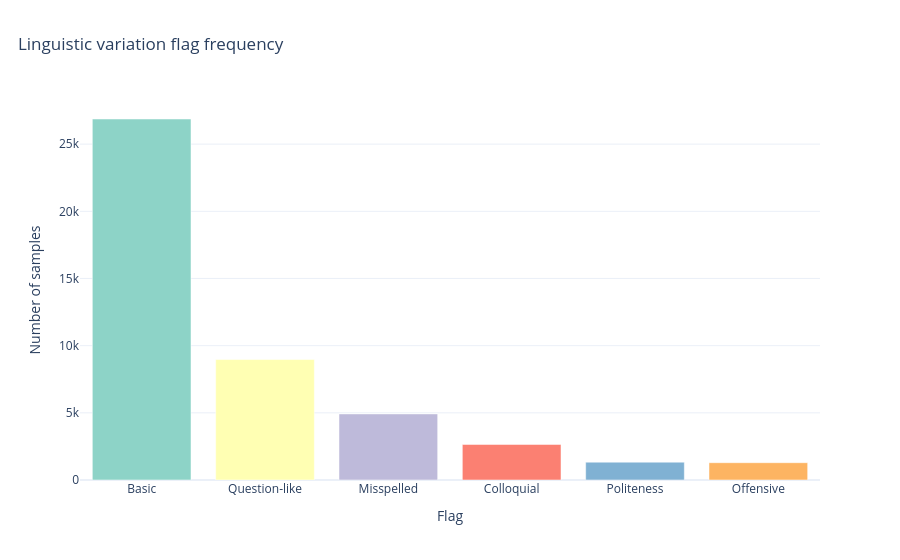

The notebook cell this image was saved under:
### Markdown cell above
### 5. Linguistic Variation Flags
**Checking for:** Distribution of variation types — B (Basic), C (Colloquial), M (Misspelled), P (Politeness), Q (Question), W (Offensive).

**Model signals:** M (Misspelled) flags are the key robustness test — models that degrade on misspelled utterances would not be suitable for real deployment. Analysed in depth in Notebook 4.

### Code cell
# =============================================================================
# LINGUISTIC VARIATION FLAGS
# =============================================================================
section("Linguistic variation flags")

# B=Basic, C=Colloquial, M=Misspelled, P=Politeness, Q=Question, W=Offensive
flag_map = {"B": "Basic", "C": "Colloquial", "M": "Misspelled",
            "P": "Politeness", "Q": "Question-like", "W": "Offensive"}

for code_, label in flag_map.items():
    df[f"flag_{code_}"] = df["flags"].str.contains(code_, na=False).astype(int)

flag_sums = pd.DataFrame({
    "Flag": list(flag_map.values()),
    "Count": [df[f"flag_{c}"].sum() for c in flag_map]
}).sort_values("Count", ascending=False)

flag_sums["Pct"] = (flag_sums["Count"] / len(df) * 100).round(2)

print(flag_sums.to_string(index=False))

fig = px.bar(
    flag_sums,
    x="Flag", y="Count",
    title="Linguistic variation flag frequency",
    color="Flag",
    color_discrete_sequence=COLORS_MULTI,
    labels={"Count": "Number of samples"}
)
fig.update_layout(title_x=0.02, showlegend=False)
fig.show()

### Figure 1 — Plotly figure (JSON) as saved in the notebook; plotly's stock layout.template omitted (floating-point values rounded to 4 significant figures)
{"data": [{"hovertemplate": "Flag=%{x}<br>Number of samples=%{y}<extra></extra>", "legendgroup": "Basic", "marker": {"color": "rgb(141,211,199)", "pattern": {"shape": ""}}, "name": "Basic", "orientation": "v", "showlegend": true, "textposition": "auto", "type": "bar", "x": ["Basic"], "xaxis": "x", "y": [26872], "yaxis": "y"}, {"hovertemplate": "Flag=%{x}<br>Number of samples=%{y}<extra></extra>", "legendgroup": "Question-like", "marker": {"color": "rgb(255,255,179)", "pattern": {"shape": ""}}, "name": "Question-like", "orientation": "v", "showlegend": true, "textposition": "auto", "type": "bar", "x": ["Question-like"], "xaxis": "x", "y": [8968], "yaxis": "y"}, {"hovertemplate": "Flag=%{x}<br>Number of samples=%{y}<extra></extra>", "legendgroup": "Misspelled", "marker": {"color": "rgb(190,186,218)", "pattern": {"shape": ""}}, "name": "Misspelled", "orientation": "v", "showlegend": true, "textposition": "auto", "type": "bar", "x": ["Misspelled"], "xaxis": "x", "y": [4920], "yaxis": "y"}, {"hovertemplate": "Flag=%{x}<br>Number of samples=%{y}<extra></extra>", "legendgroup": "Colloquial", "marker": {"color": "rgb(251,128,114)", "pattern": {"shape": ""}}, "name": "Colloquial", "orientation": "v", "showlegend": true, "textposition": "auto", "type": "bar", "x": ["Colloquial"], "xaxis": "x", "y": [2646], "yaxis": "y"}, {"hovertemplate": "Flag=%{x}<br>Number of samples=%{y}<extra></extra>", "legendgroup": "Politeness", "marker": {"color": "rgb(128,177,211)", "pattern": {"shape": ""}}, "name": "Politeness", "orientation": "v", "showlegend": true, "textposition": "auto", "type": "bar", "x": ["Politeness"], "xaxis": "x", "y": [1329], "yaxis": "y"}, {"hovertemplate": "Flag=%{x}<br>Number of samples=%{y}<extra></extra>", "legendgroup": "Offensive", "marker": {"color": "rgb(253,180,98)", "pattern": {"shape": ""}}, "name": "Offensive", "orientation": "v", "showlegend": true, "textposition": "auto", "type": "bar", "x": ["Offensive"], "xaxis": "x", "y": [1288], "yaxis": "y"}], "layout": {"barmode": "relative", "legend": {"title": {"text": "Flag"}, "tracegroupgap": 0}, "showlegend": false, "title": {"text": "Linguistic variation flag frequency", "x": 0.02}, "xaxis": {"anchor": "y", "categoryarray": ["Basic", "Question-like", "Misspelled", "Colloquial", "Politeness", "Offensive"], "categoryorder": "array", "domain": [0, 1], "title": {"text": "Flag"}}, "yaxis": {"anchor": "x", "domain": [0, 1], "title": {"text": "Number of samples"}}}}
